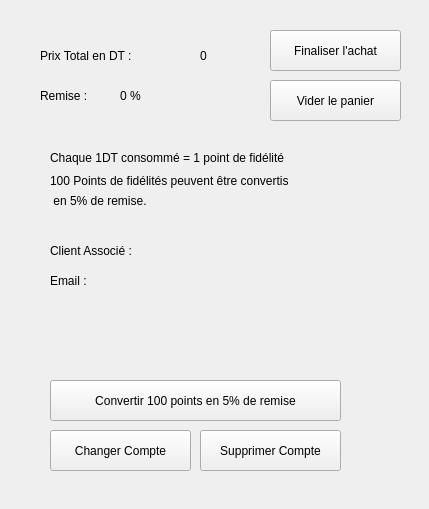
          <widget class="QWidget" name="scrollAreaWidgetContents_19">
           <property name="geometry">
            <rect>
             <x>0</x>
             <y>0</y>
             <width>429</width>
             <height>509</height>
            </rect>
           </property>
           <widget class="QPushButton" name="pushButton_20">
            <property name="geometry">
             <rect>
              <x>270</x>
              <y>30</y>
              <width>131</width>
              <height>41</height>
             </rect>
            </property>
            <property name="text">
             <string>Finaliser l'achat</string>
            </property>
           </widget>
           <widget class="QPushButton" name="pushButton_21">
            <property name="geometry">
             <rect>
              <x>270</x>
              <y>80</y>
              <width>131</width>
              <height>41</height>
             </rect>
            </property>
            <property name="text">
             <string>Vider le panier</string>
            </property>
           </widget>
           <widget class="QLabel" name="label_72">
            <property name="geometry">
             <rect>
              <x>40</x>
              <y>40</y>
              <width>151</width>
              <height>31</height>
             </rect>
            </property>
            <property name="text">
             <string>Prix Total en DT : </string>
            </property>
           </widget>
           <widget class="QLabel" name="label_73">
            <property name="geometry">
             <rect>
              <x>200</x>
              <y>40</y>
              <width>61</width>
              <height>31</height>
             </rect>
            </property>
            <property name="text">
             <string>0</string>
            </property>
           </widget>
           <widget class="QLabel" name="label_74">
            <property name="geometry">
             <rect>
              <x>50</x>
              <y>150</y>
              <width>341</width>
              <height>16</height>
             </rect>
            </property>
            <property name="text">
             <string>Chaque 1DT consommé = 1 point de fidélité</string>
            </property>
           </widget>
           <widget class="QLabel" name="label_75">
            <property name="geometry">
             <rect>
              <x>50</x>
              <y>170</y>
              <width>361</width>
              <height>21</height>
             </rect>
            </property>
            <property name="text">
             <string>100 Points de fidélités peuvent être convertis </string>
            </property>
           </widget>
           <widget class="QLabel" name="label_76">
            <property name="geometry">
             <rect>
              <x>50</x>
              <y>190</y>
              <width>121</width>
              <height>21</height>
             </rect>
            </property>
            <property name="text">
             <string> en 5% de remise.</string>
            </property>
           </widget>
           <widget class="QLabel" name="label_77">
            <property name="geometry">
             <rect>
              <x>40</x>
              <y>80</y>
              <width>151</width>
              <height>31</height>
             </rect>
            </property>
            <property name="text">
             <string>Remise : </string>
            </property>
           </widget>
           <widget class="QLabel" name="label_78">
            <property name="geometry">
             <rect>
              <x>120</x>
              <y>80</y>
              <width>16</width>
              <height>31</height>
             </rect>
            </property>
            <property name="text">
             <string>0</string>
            </property>
           </widget>
           <widget class="QLabel" name="label_79">
            <property name="geometry">
             <rect>
              <x>130</x>
              <y>80</y>
              <width>31</width>
              <height>31</height>
             </rect>
            </property>
            <property name="text">
             <string>%</string>
            </property>
           </widget>
           <widget class="QLabel" name="label_80">
            <property name="geometry">
             <rect>
              <x>50</x>
              <y>240</y>
              <width>151</width>
              <height>21</height>
             </rect>
            </property>
            <property name="text">
             <string>Client Associé :  </string>
            </property>
           </widget>
           <widget class="QLabel" name="label_emailAssocie">
            <property name="geometry">
             <rect>
              <x>110</x>
              <y>270</y>
              <width>251</width>
              <height>21</height>
             </rect>
            </property>
            <property name="text">
             <string/>
            </property>
           </widget>
           <widget class="QLabel" name="label_86">
            <property name="geometry">
             <rect>
              <x>50</x>
              <y>270</y>
              <width>61</width>
              <height>21</height>
             </rect>
            </property>
            <property name="text">
             <string>Email : </string>
            </property>
           </widget>
           <widget class="QPushButton" name="pushButton_22">
            <property name="geometry">
             <rect>
              <x>50</x>
              <y>380</y>
              <width>291</width>
              <height>41</height>
             </rect>
            </property>
            <property name="text">
             <string>Convertir 100 points en 5% de remise</string>
            </property>
           </widget>
           <widget class="QPushButton" name="pushButton_23">
            <property name="geometry">
             <rect>
              <x>50</x>
              <y>430</y>
              <width>141</width>
              <height>41</height>
             </rect>
            </property>
            <property name="text">
             <string>Changer Compte</string>
            </property>
           </widget>
           <widget class="QPushButton" name="pushButton_24">
            <property name="geometry">
             <rect>
              <x>200</x>
              <y>430</y>
              <width>141</width>
              <height>41</height>
             </rect>
            </property>
            <property name="text">
             <string>Supprimer Compte</string>
            </property>
           </widget>
          </widget>
